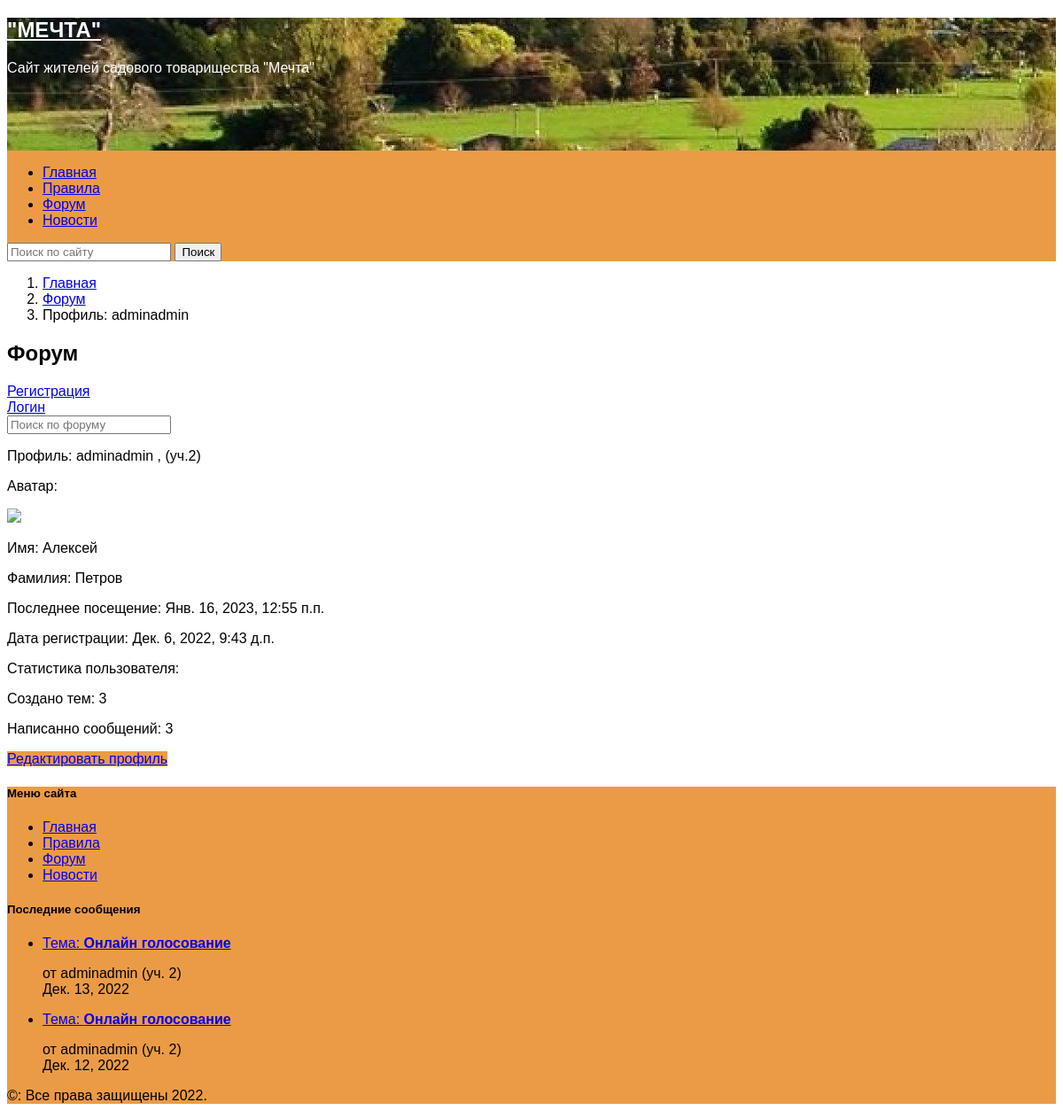
Screenshot of /forum/profile/adminadmin-al0402ex-yandex-ru/ with the database file from the repository.
### mechta/apps/website/models.py (models this page shows, shortened)
class SitePage(models.Model):
    slug = models.SlugField('url', max_length=255, db_index=True, unique=True, default='', blank=True)
    alias = models.CharField('ссылка', max_length=20, default='', null=True, blank=True)
    title = models.CharField('название', max_length=200, null=True, blank=True)
    intro_text = models.TextField('краткое содержание страницы', null=True, blank=True, default='')
    content = models.TextField('содержание страницы', null=True, blank=True, default='')
    pub_date = models.DateField('дата создания')
    template = models.CharField('файл шаблона', max_length=100, null=False, blank=True, default='.html')
    context_model = models.CharField('контекст модели', max_length=50, default='', null=True, blank=True)
    use_in_menu = models.BooleanField()
    is_category = models.BooleanField()
    def get_absolute_url(self):
        host = 'http://127.0.0.1:8000/'
        return host + self.slug + '/' if self.slug else host

### mechta/apps/forum/views.py (the view)
# urls.py: path('profile/<slug:user_slug>/', views.UserProfile.as_view(), name='user_profile'),
class UserProfile(DataMixin, DetailView):
    context_object_name = 'page'
    model = Profile
    template_name = 'forum/content/profile_content.html'
    slug_url_kwarg = 'user_slug'
    def get_queryset(self):
        qw = self.model.objects.filter(slug=self.kwargs[self.slug_url_kwarg]).\
            annotate(num_messages=Count('user__message__id', distinct=True)).\
            annotate(num_topics=Count('user__topic__id', distinct=True)).\
            values('user__username', 'user__first_name',
                   'user__last_name', 'user__date_joined',
                   'land_plot', 'phone', 'last_visit', 'slug', 'avatar__image_url',
                   'num_messages', 'num_topics')
        return qw
    def get_context_data(self, **kwargs):
        context = super().get_context_data(**kwargs)
        context = self.add_user_context(context=context,
                                        is_forum_page=True,
                                        )
        return context

### mechta/apps/utils.py (called while the page is built)
    @staticmethod
    def get_list_apps():
        return [apps.get_app_config(app.split('.')[0]) for app in settings.INSTALLED_APPS
                if not app.startswith("django.")]

    def get_menu_items(self):
        host = 'http://127.0.0.1:8000/'
        apps_items = []
        for app in self.get_list_apps():
            if hasattr(app, 'menu_name'):
                apps_items.append((app.menu_name, host + app.label + '/'))
        pages = SitePage.objects.filter(use_in_menu=True)
        return [(page.title, page.get_absolute_url()) for page in pages] + apps_items

    @staticmethod
    def get_last_messages():
        return Message.objects.\
            values('user_id__username',
                   'user_id__profile__land_plot',
                   'topic_id__title',
                   'topic_id__id',
                   'topic_id__section_id__id',
                   'pub_date').\
            order_by('-pub_date')

    @staticmethod
    def get_count_topics():
        return Topic.objects.count()

    @staticmethod
    def get_count_messages():
        return Message.objects.count()

    @staticmethod
    def get_count_users():
        time_delta = datetime.timedelta(minutes=5)
        now = timezone.now()
        return ForumSession.objects.filter(last_visit__gt=(now - time_delta)).count()

    @staticmethod
    def get_total_users():
        return User.objects.count()

    def add_user_context(self, context, context_model=None, is_forum_page=False, request_path=None, **kwargs):
        context['menu_items'] = self.get_menu_items()
        context['last_messages'] = self.get_last_messages()
        if context_model is not None:
            context[context_model] = self.get_context_model_content(context_model, **kwargs)
        if is_forum_page:
            context['topics_numbers'] = self.get_count_topics()
            context['messages_numbers'] = self.get_count_messages()
            context['count_users'] = self.get_count_users()
            context['total_users'] = self.get_total_users()
            if request_path is not None:
                context['total_visited'] = self.get_total_visited(request_path)
        return context

### mechta/templates/forum/content/profile_content.html (shortened to what this page needs)
{% extends "main.html" %}
{% block second_page_link %}
     <li class="breadcrumb-item">
        <a href="{% url 'forum:page' %}">Форум</a>
    </li>
    <li class="breadcrumb-item active" aria-current="page">
        Профиль: {{ page.user__username }}
    </li>
{% endblock %}
{% block content_title %}
    <h2 class="pb-2 border-bottom">
        Форум
    </h2>
{% endblock %}
{% block content %}
<div class="row row-cols-1  align-items-md-center g-8 py-8">
    {% include "forum/register_panel.html" %}
    <div class=" my-3 p-3 bg-body rounded shadow-sm">
        <div class="row border-bottom">
            <p> Профиль: {{ page.user__username }} , (уч.{{ page.land_plot }})</p>
            <div class="px-3 py-2">
                <p>Аватар:</p>
            {% if page.avatar__image_url %}
                <img class="avatar avatar-xxl" src="{{MEDIA_URL}}{{ page.avatar__image_url }}"/>
            {% else %}
                <span class="avatar avatar-xxl bg-secondary rounded-3" style="font-size:64px">
                    {{ page.user__username|slice:2|upper }}
                </span>
            {% endif %}
            </div>
            <p> Имя: {{ page.user__first_name }}</p>
            <p> Фамилия: {{ page.user__last_name }}</p>
            <p> Последнее посещение: {{ page.last_visit }}</p>
            <p> Дата регистрации: {{ page.user__date_joined }}</p>
        </div>
        <div class="row mt-2">
            <p> Статистика пользователя: </p>
        </div>
        <div class="d-flex flex-row mb-2 border-bottom">
            <div class="text-muted py-1 px-3">
                <p> Создано тем: {{ page.num_topics }}</p>
            </div>
            <div class="text-muted py-1 px-3">
                <p> Написанно сообщений: {{ page.num_messages }}</p>
            </div>
        </div>
        <div class="d-flex flex-row text-muted pt-0">
            <div class="me-auto mb-3 mt-1 ">
                <a class="btn btn-primary rounded-3" href="{% url 'forum:user_profile_update' page.slug %}"
                   role="button">Редактировать профиль</a>
            </div>
        </div>
    </div>
</div>
{% endblock %}

### mechta/templates/top_menu.html
 {% load static %}
    <div class="container-fluid p-0" style="background-color:#eb9b46">
        <div class="row align-items-center container-fluid m-0" style="height: 150px; background-image: url('{% static 'fon.jpg' %}')">
            <div class="col-lg-4 d-flex justify-content-center">
                <div class="site-branding navbar-brand">
                    <h2 class="site-title fs-4">
                        <a class="text-decoration-none" href="https://zolotoi-bor.ru/" rel="home" style="color:#FFFFFF">"МЕЧТА"</a>
                    </h2>
                    <p class="site-description fs-5" style="color:#FFFFFF">Сайт жителей садового товарищества "Мечта"</p>
                </div>
            </div>
        </div>
        <div class="row container-fluid justify-content-md-center">
            <nav class="navbar navbar-expand-lg  navbar-light bg-transparent" aria-label="Main navigation">
                <ul class="navbar-nav me-auto mb-2 mb-lg-0">
                {% for title, url in menu_items %}
                    <li class="nav-item">
                        <a class="nav-link fs-6 fw-semibold text-light" href="{{ url }}">{{ title }}</a>
                    </li>
                {% endfor %}
                </ul>
                <form class="d-flex" role="search" action="{% url 'website:search_results' %}" method="get">
                    <input name="w_q" class="form-control rounded-3 me-2" type="search" placeholder="Поиск по сайту" aria-label="Search">
                    <button class="btn btn-outline-light text-light menu-search-btn rounded-3" type="submit">Поиск</button>
                </form>
            </nav>
        </div>
    </div>

### mechta/templates/bottom_menu.html
<div class="col mb-3">
    <h5 class="text-muted fw-semibold">Меню сайта</h5>
    <ul class="nav flex-column">
    {% for title, url in menu_items %}
        <li class="nav-item mb-2 border-bottom">
            <a class="nav-link p-0 text-light fs-6" href="{{ url }}">{{ title }}</a>
        </li>
    {% endfor %}
    </ul>
</div>

### mechta/static/website/css/main.css (style rules this page uses)
html { font-size: 16px; }
body { font-family: "Public+Sans", sans-serif; font-size: 16px; font-weight: 300; color: #000000; background-color: #FFFFFF; min-width: 320px; }
.btn-primary { background-color: #eb9b46 !important; border-color: #eb9b46 !important; }

### rows the page displays
SitePage: menu_items "Главная", menu_items "Главная"
SitePage: menu_items "Правила", menu_items "Правила"

### other values shown
{{ title }} "Форум" "Новости"
{{ page.user__username }} "adminadmin"
{{ page.land_plot }} "2"
{{ page.user__first_name }} "Алексей"
{{ page.user__last_name }} "Петров"
{{ page.last_visit }} "Янв. 16, 2023, 12:55 п.п."
{{ page.user__date_joined }} "Дек. 6, 2022, 9:43 д.п."
{{ page.num_topics }} "3"
{{ page.num_messages }} "3"
{{ message.topic_id__title }} "Онлайн голосование" "Онлайн голосование"
{{ message.user_id__username }} "adminadmin" "adminadmin"
{{ message.user_id__profile__land_plot }} "2" "2"
{{ message.pub_date }} "Дек. 13, 2022" "Дек. 12, 2022"
